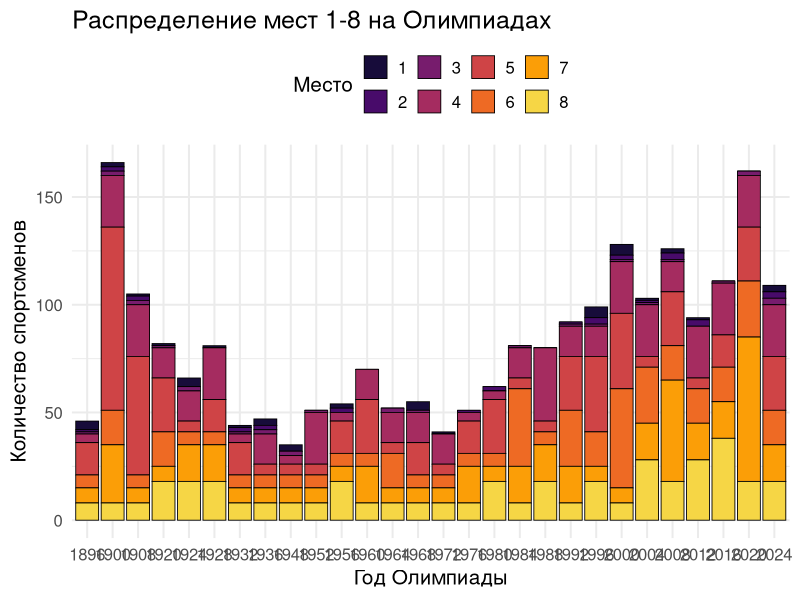

Write the R code that produced this figure. (Note: this script raises an error after producing the figure.)
library(tidyverse)
library(viridis)
library(ggthemes)
library(gridExtra)
library(ggplot2)
library(dplyr)

setwd("D:/big_data/")
data <- read.csv("france.csv", header = TRUE)

colnames(data) <- c("Year", "City", "Category", "Gold", "Silver", "Bronze", "Total",
                    "Place4", "Place5", "Place6", "Place7", "Place8")

all_data <- filter(data, Category == "All")

places_long <- select(all_data, Year, Gold, Silver, Bronze, Place4:Place8)
places_long <- pivot_longer(places_long, cols = -Year, names_to = "Place", values_to = "Count")
places_long$Place <- factor(
  places_long$Place,
  levels = c("Gold", "Silver", "Bronze", "Place4", "Place5", "Place6", "Place7", "Place8"),
  labels = 1:8
)

#Столбчатая диаграмма по количеству мест с 1-8
ggplot(places_long, aes(x = factor(Year), y = Count, fill = Place)) +
  geom_col(position = "stack", color = "black", size = 0.3) +
  scale_fill_viridis_d(option = "inferno", begin = 0.1, end = 0.9) +
  labs(
    title = "Распределение мест 1-8 на Олимпиадах",
    x = "Год Олимпиады",
    y = "Количество спортсменов",
    fill = "Место"
  ) +
  theme_minimal(base_size = 15) +
  theme(legend.position = "top")

#Круговая диаграмма по количеству первых мест
ggplot(gold_sum, aes(x = "", y = Gold, fill = factor(Year))) +
  geom_bar(stat = "identity", width = 1, color = "white") +
  coord_polar("y") +
  scale_fill_viridis_d(option = "magma", begin = 0.2, end = 0.8) +
  labs(title = "Доля золотых медалей по Олимпиадам") +
  theme_void(base_size = 15) +
  theme(legend.position = "top")

#Функциональный график тенденции изменения количества призовых мест отдельно по мужчинам и женщинам за последние 30 лет.
gender_data <- filter(data, (Category == "Men" | Category == "Women") & Year >= 1994)

prize_trend <- summarise(
  group_by(gender_data, Year, Category),
  Prize = sum(Gold + Silver + Bronze),
  .groups = "drop"
)

ggplot(prize_trend, aes(x = Year, y = Prize, color = Category)) +
  geom_line(size = 1.5) +
  geom_point(size = 4) +
  scale_color_manual(values = c("Men" = "#3498db", "Women" = "#e74c3c")) +
  labs(title = "Динамика призовых мест (мужчины vs женщины)") +
  theme_minimal(base_size = 16)


# Создание датафрейма для сравнения медалей по странам за последние 6 Олимпиад
data <- data.frame(
  Страна = c("США", "Великобритания", "Китай", "Россия", "Германия", "Япония", "Франция"),
  `Последняя Олимпиада` = c(128, 88, 128, 98, 68, 148, 168),
  `Предыдущая Олимпиада` = c(197, 137, 117, 127, 127, 77, 167),
  `Третья с конца` = c(146, 146, 136, 66, 146, 66, 106),
  `Четвертая с конца` = c(325, 175, 205, 165, 185, 135, 165),
  `Пятая с конца` = c(204, 164, 254, 114, 134, 84, 114),
  `Шестая с конца` = c(121, 67, 70, 56, 42, 40, 42)
)

long_data <- tidyr::pivot_longer(data, cols = -Страна, names_to = "Олимпиада", values_to = "Медали")

ggplot(long_data, aes(x = Олимпиада, y = Медали, group = Страна, color = Страна)) +
  geom_line(size = 1) +
  geom_point(size = 3) +
  theme_minimal() +
  labs(title = "Сравнение достижений 7 стран за последние 6 Олимпиад",
       x = "Олимпиады (по убыванию времени)",
       y = "Количество медалей",
       color = "Страна") +
  theme(axis.text.x = element_text(angle = 45, hjust = 1))

# Построение финального графика для динамики призовых мест по полу
ggplot(gender_summary, aes(x = Year, y = Prize, color = Category)) +
  geom_line(size = 1.5) +
  geom_point(size = 4) +
  scale_color_manual(values = c("Men" = "#3498db", "Women" = "#e74c3c")) +
  labs(title = "Динамика призовых мест по полу") +
  theme_minimal(base_size = 16)
